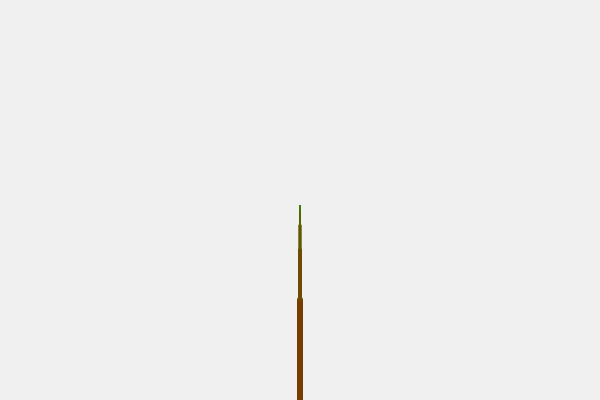
Frame 1 (no input)
Frame 60 (no input): identical to frame 1, image omitted
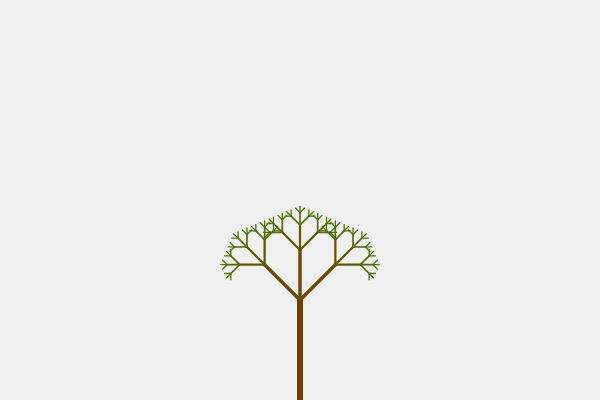
Frame 120 (the mouse pressed at the canvas centre since frame 60)

The p5.js sketch that drew these frames (run headless with seeded random() and noise() and a simulated clock; from frame 60 on, the mouse is pressed at the canvas centre):

// p5.js sketch
// ── sketch.js
function setup() {
  createCanvas(600, 400);
}

function draw() {
  background(240);
  translate(width/2, height);

  let ang = map(mouseX, 0, width, 0, PI/2);

  ramaInteractiva(100, ang, 0);
}

function ramaInteractiva(len, ang, nivel) {

  let r = map(nivel, 0, 10, 120, 0);
  let g = map(nivel, 0, 10, 60, 200);
  let b = 0;

  stroke(r, g, b);
  strokeWeight(map(len, 0, 100, 1, 6));

  line(0, 0, 0, -len);
  translate(0, -len);

  if (len > 8) {

    push();
    rotate(ang);
    ramaInteractiva(len * 0.5, ang, nivel + 1);
    pop();

    push();
    rotate(-ang);
    ramaInteractiva(len * 0.5, ang, nivel + 1);
    pop();

    push();
    ramaInteractiva(len * 0.5, ang, nivel + 1);
    pop();
  }
}

/*
  1. ¿Por qué se necesita condición de parada?
  Para evitar recursión infinita. Sin ella, el programa nunca termina.

  2. ¿Qué tipo de crecimiento genera la recursión del árbol?
  Crecimiento exponencial. El número de ramas aumenta muy rápido.

  3. ¿Qué significa que la dimensión fractal no sea entera?
  Que la figura está entre dimensiones. Tiene detalle infinito y no es una forma geométrica simple.
*/
